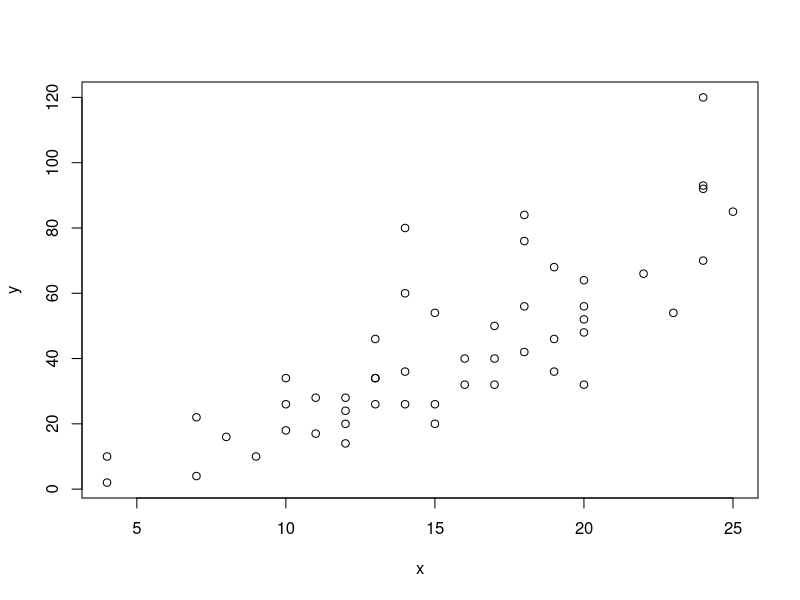
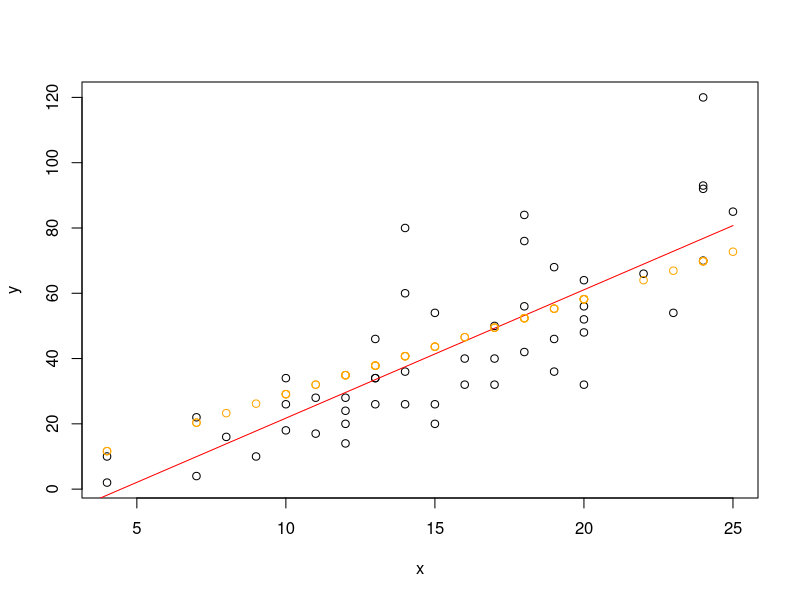
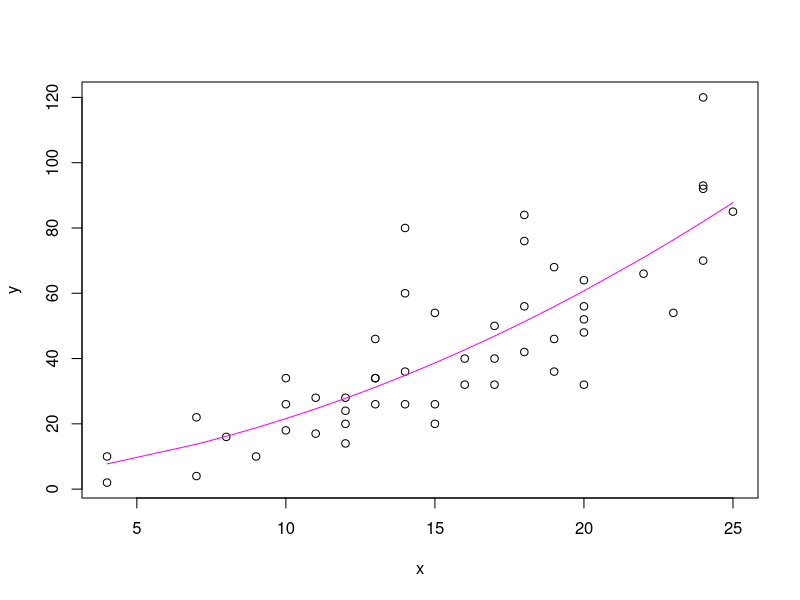

These charts were generated, in order, by the following R code:
autos <- cars
x <- autos$speed
y <- autos$dist
xm <- matrix(x)
ym <- matrix(y)
plot(x,y)

beta0 <- mean(y) - cov(x,y)*mean(x)/var(x)
beta1 <- cov(x,y)/var(x)

plot(x,y)
grilla <- seq(0,25,0.1)
lines(grilla,beta0 + beta1*grilla, col = "red")
points(x,xm %*% solve( t(xm)%*%xm ) %*% t(xm) %*% ym, col = "orange")

p <- xm %*% solve( t(xm)%*%xm ) %*% t(xm)
sigma2_estimado <- t(ym) %*% (diag(x=1, nrow = 50, ncol = 50) - p) %*% ym / (50-1)
sigma2_estimado

X <- cbind( rep(1,50), xm, xm^2)

theta <- solve( t(X)%*%X ) %*% t(X) %*% ym

plot(x,y)
lines( x, theta[1] + theta[2]*x + theta[3]*x^2, col = "magenta")
